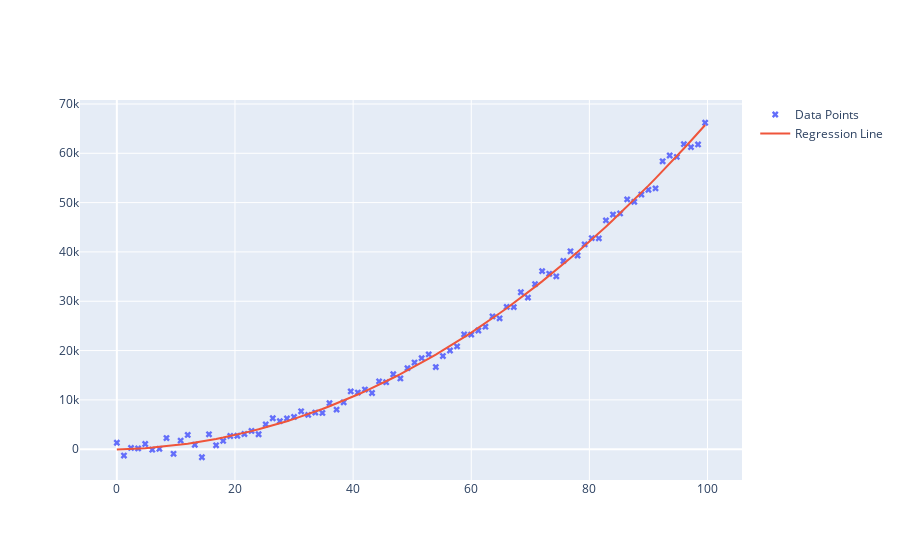

Here is the notebook cell this chart was saved with:
### Code cell
theta_unorm = inverse_normalized(theta_normalized= theta_train_3, input= input_x, output= output_y)
y_range = function(input= input_x, theta= theta_unorm)

# Create a new Plotly figure to visualize the data points and the regression line
fig = go.Figure()

# Add a scatter plot for the original data points from the CSV file
fig.add_trace(
    go.Scatter(
        x=input_x[:, 1],  # X values from the 'x' column
        y=y_value.reshape(-1,),  # Y values from the 'y' column
        mode='markers',  # Plot style as markers (points)
        marker=dict(symbol='x'),  # Marker style
        name='Data Points'  # Name for the legend
    )
)

fig.add_trace(
    go.Scatter(
        x=input_x[:, 1],  # X values for the regression line
        y=y_range.reshape(-1,),  # Y values for the regression line
        mode='lines',  # Plot style as a line
        name='Regression Line'  # Name for the legend
    )
)
